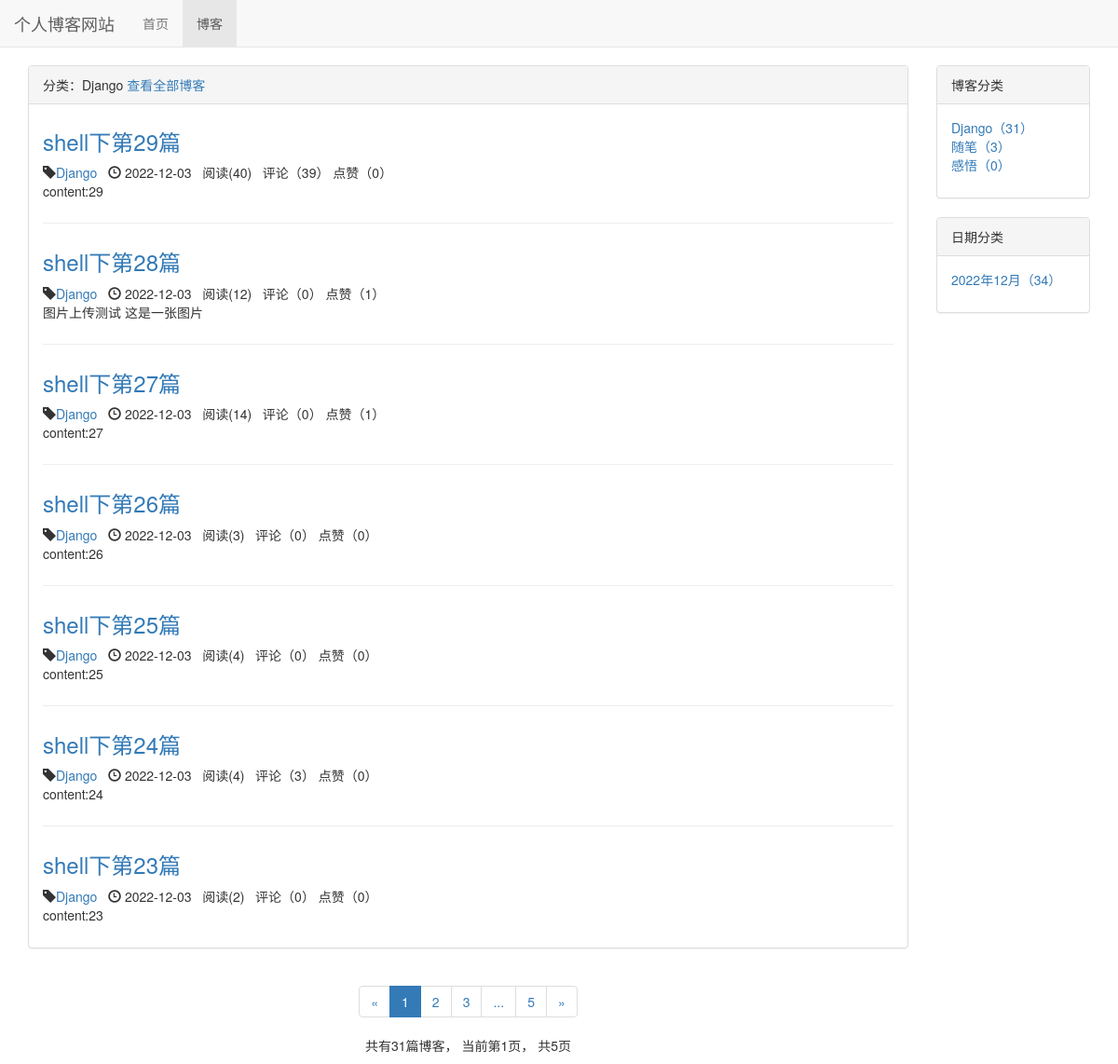
The page /blog/type/1 on the database its author committed.
### blog/models.py (models this page shows, shortened)
class BlogType(models.Model):
    type_name = models.CharField(max_length=15)
    def __str__(self):
        return self.type_name

class Blog(models.Model, ReadNumExpandMethod):
    title = models.CharField(max_length=50)
    blog_type = models.ForeignKey(BlogType, on_delete=models.CASCADE)
    content = RichTextUploadingField()
    author = models.ForeignKey(User, on_delete=models.CASCADE)
    read_details = GenericRelation(ReadDetail)
    created_time = models.DateTimeField(auto_now_add=True)
    last_updated_time = models.DateTimeField(auto_now=True)
    """def get_read_num(self):
        try:
            return self.readnum.read_num
        except exceptions.ObjectDoesNotExist:
            return 0"""
    class Meta:
        ordering = ['-created_time']

### read_statistics/models.py (models this page shows)
class ReadNum(models.Model):
    read_num = models.IntegerField(default=0)
    content_type = models.ForeignKey(ContentType, on_delete=models.CASCADE)
    object_id = models.PositiveIntegerField()
    content_object = GenericForeignKey('content_type', 'object_id')

### likes/models.py (models this page shows)
class LikeCount(models.Model):
    content_type = models.ForeignKey(ContentType, on_delete=models.CASCADE)
    object_id = models.PositiveIntegerField()
    content_object = GenericForeignKey('content_type', 'object_id')
    like_num = models.IntegerField(default=0)

### blog/views.py (the view)
# urls.py: path('type/<int:blog_type_pk>', views.blogs_with_type, name='blogs_with_type'),
def blogs_with_type(request, blog_type_pk):
    blog_type = get_object_or_404(BlogType, pk=blog_type_pk)
    blogs_all_list = Blog.objects.filter(blog_type=blog_type) #获取所有blog
    context = get_blog_list_common_data(request, blogs_all_list)
    context['blog_type'] = blog_type
    return render(request, 'blog/blogs_with_type.html', context)

### comment/templatetags/comment_tags.py (called while the page is built)
@register.simple_tag
def get_comment_count(obj):
    content_type = ContentType.objects.get_for_model(obj)
    return Comment.objects.filter(content_type=content_type, object_id=obj.pk).count()

### likes/templatetags/likes_tags.py (called while the page is built)
@register.simple_tag
def get_like_count(obj):
    content_type = ContentType.objects.get_for_model(obj)
    like_count, created = LikeCount.objects.get_or_create(content_type=content_type, object_id=obj.pk)
    return like_count.like_num

### read_statistics/models.py (called while the page is built)
    def get_read_num(self):
        try:
            ct = ContentType.objects.get_for_model(self)
            readnum = ReadNum.objects.get(content_type=ct, object_id=self.pk)
            return readnum.read_num
        except exceptions.ObjectDoesNotExist:
            return 0

### blog/templates/blog/blogs_with_type.html (shortened to what this page needs)
{% extends 'blog/blog_list.html' %}
{% block blog_list_title %}
    分类：{{ blog_type.type_name }}
    <a href="{% url 'blog_list' %}">查看全部博客</a>
{% endblock%}

### blog/templates/blog/blog_list.html (shortened to what this page needs)
{% extends 'base.html' %}
{% block nav_blog_active %}active{%endblock%}
{% load staticfiles %}
{% load comment_tags%}
{% load likes_tags %}
{% block header_extends %}
    <link rel="stylesheet" href="{% static 'blog/blog.css' %}">
{% endblock %}
{% block content %}
<div class="container">
    <div class="row">
        <div class="col-xs-12 col-sm-8 col-md-9 col-lg-10">
            <div class="panel panel-default">
              <div class="panel-heading">{% block blog_list_title %}博客列表{% endblock %}</div>
              <div class="panel-body">
                  {% for blog in blogs %}
                  <div class="blog">
                      <h3><a href="{% url 'blog_detail' blog.pk %}">{{ blog.title }}</a></h3>
                      <p class="blog-info">
                          <span class="glyphicon glyphicon-tag"></span><a href="{% url
                          'blogs_with_type' blog.blog_type.pk %}">{{ blog.blog_type }}</a>&nbsp;&nbsp;
                          <span class="glyphicon glyphicon-time" ></span>
                          {{ blog.created_time|date:"Y-m-d" }}&nbsp;&nbsp;
                          阅读({{ blog.get_read_num }})&nbsp;&nbsp;
                          评论（{% get_comment_count blog %}）
                          点赞（{% get_like_count blog %}）
                      </p>
                      <p>{{ blog.content|striptags|truncatechars:120 }}</p>
                  </div>
                {% empty %}
                  <div class="blog">
                    <h3>暂无博客，敬请期待</h3>
                  </div>
                {% endfor %}
              </div>
            </div>
            <div class="paginator">
                  <ul class="pagination">
                      <li>
                        {% if page_of_blogs.has_previous %}
                            <a href="?page={{ page_of_blogs.previous_page_number }}" aria-label="Previous">
                                <span aria-hidden="true">&laquo;</span>
                            </a>
                        {% else %}
                            <span aria-hidden="true">&laquo;</span>
                        {% endif %}
                      </li>
                      {% for page_num in page_range %}
                        {% if page_num == page_of_blogs.number %}
                            <li class="active"><span>{{ page_num }}</span></li>
                        {% else %}
                            {% if page_num == '...' %}
                                <li><span>{{ page_num }}</span></li>
                            {% else %}
                                <li><a href="?page={{ page_num }}">{{ page_num }}</a></li>
                            {% endif %}
                        {% endif %}
                      {% endfor %}
                      <li>
                        {% if page_of_blogs.has_next %}
                            <a href="?page={{ page_of_blogs.next_page_number }}" aria-label="Next">
                                <span aria-hidden="true">&raquo;</span>
                            </a>
                        {% else %}
                            <span aria-hidden="true">&raquo;</span>
                        {% endif %}
                      </li>
                  </ul>
                  <p>
                      共有{{ page_of_blogs.paginator.count }}篇博客，
                      当前第{{ page_of_blogs.number }}页，
                      共{{ page_of_blogs.paginator.num_pages}}页
                  </p>
                </div>
        </div>
        <div class="hidden-xs col-sm-4 col-md-3 col-lg-2">
            <div class="panel panel-default">
              <div class="panel-heading">博客分类</div>
              <div class="panel-body">
                <ul class="blog-types">
                {% for blog_type in blog_types %}
                    <li>
                        <a href="{% url 'blogs_with_type' blog_type.pk %}">
                            {{ blog_type.type_name }}（{{blog_type.blog_count}}）
                        </a>
                    </li>
                {% empty %}
                    <li>暂无分类</li>
                {% endfor %}
                </ul>
              </div>
            </div>
            <div class="panel panel-default">
                <div class="panel-heading">日期分类</div>
                <div class="panel-body">
                    <ul class="blog-dates">
                        {% for blog_date,blog_count in blog_dates.items %}
                            <li>
                                <a href="{% url 'blogs_with_date' blog_date.year blog_date.month %}">
                                    {{blog_date|date:"Y年m月" }}（{{blog_count}}）
                                </a>
                            </li>
                        {% endfor %}
                    </ul>
                </div>
            </div>
        </div>
    </div>
</div>
{% endblock %}

### static/base.css (style rules this page uses)
* { margin: 0; padding: 0; }
body { margin-top: 70px!important; }

### blog/static/blog/blog.css (style rules this page uses)
ul.blog-types { list-style-type: none; }
ul.blog-dates { list-style-type: none; }
div.blog:not(:last-child) { margin-bottom: 2em; padding-bottom: 1em; border-bottom: 1px solid #eee; }
div.blog h3 { margin-top: 0.5em; }
div.blog p.blog-info { margin-bottom: 0; }
div.paginator { text-align: center; }

### rows shown on the page
BlogType: type_name "Django", blog_count "31"
Blog: title "shell下第29篇", blog_type "Django", created_time "2022-12-03", get_read_num "40", id "39", id.like_num "0", content "content:29"
Blog: title "shell下第28篇", blog_type "Django", created_time "2022-12-03", get_read_num "12", id "0", id.like_num "1", content "图片上传测试 这是一张图片"
Blog: title "shell下第27篇", blog_type "Django", created_time "2022-12-03", get_read_num "14", id "0", id.like_num "1", content "content:27"
Blog: title "shell下第26篇", blog_type "Django", created_time "2022-12-03", get_read_num "3", id "0", id.like_num "0", content "content:26"
Blog: title "shell下第25篇", blog_type "Django", created_time "2022-12-03", get_read_num "4", id "0", id.like_num "0", content "content:25"
Blog: title "shell下第24篇", blog_type "Django", created_time "2022-12-03", get_read_num "4", id "3", id.like_num "0", content "content:24"
Blog: title "shell下第23篇", blog_type "Django", created_time "2022-12-03", get_read_num "2", id "0", id.like_num "0", content "content:23"
BlogType: type_name "随笔", blog_count "3"
BlogType: type_name "感悟", blog_count "0"

### other values the page prints
{{ page_num }} "1"
{{ page_num }} "2" "3" "5"
{{ page_num }} "..."
{{ page_of_blogs.paginator.count }} "31"
{{ page_of_blogs.number }} "1"
{{ page_of_blogs.paginator.num_pages }} "5"
{{ blog_date|date:"Y年m月" }} "2022年12月"
{{ blog_count }} "34"
